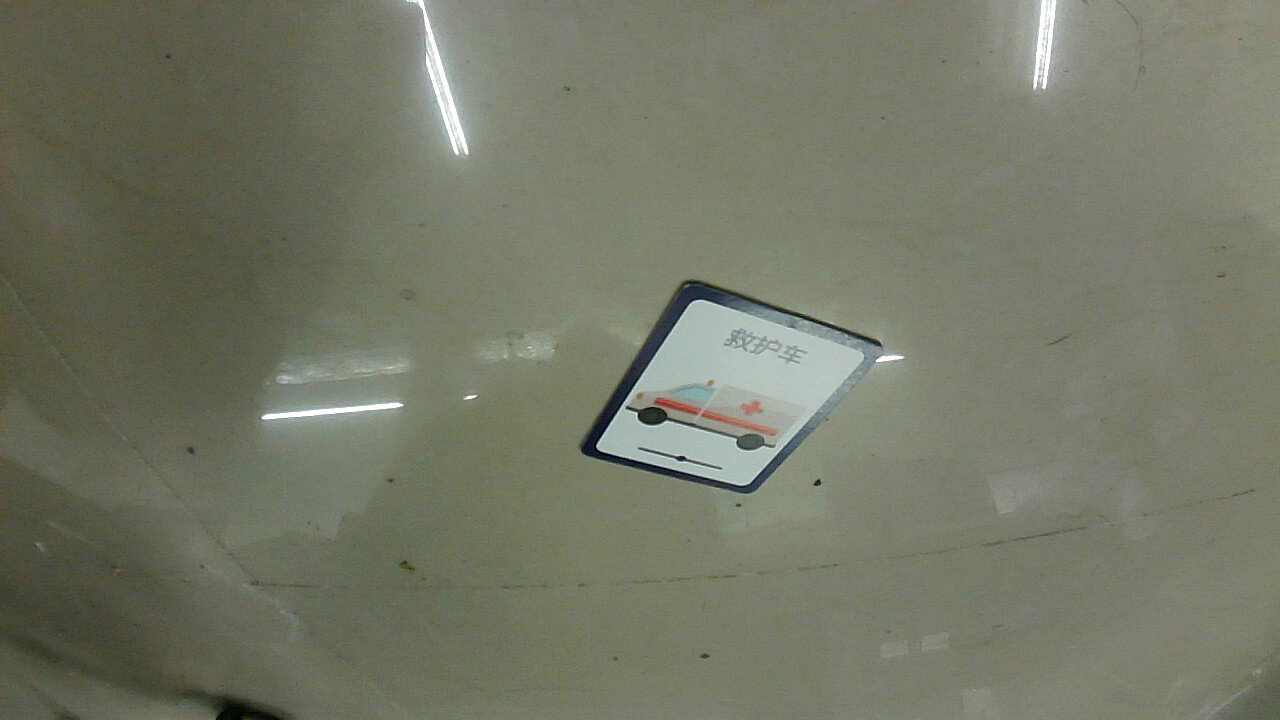
#> input picture document-scanner/images/2019-01-03-101003.jpg, 1280 x 720 px
$ python scan.py   (older library calls are emulated)
#> lines starting #> are read from the running program, lines starting #| are printed output that depends on the picture; after the words box and inside, x2 and y2 are one past the last pixel; in counts of white or black regions, pixels touching at a corner belong together
### document-scanner/pyimagesearch/transform.py
# import the necessary packages
import numpy as np
import cv2

def order_points(pts):
	# initialzie a list of coordinates that will be ordered
	# such that the first entry in the list is the top-left,
	# the second entry is the top-right, the third is the
	# bottom-right, and the fourth is the bottom-left
	rect = np.zeros((4, 2), dtype = "float32")

	# the top-left point will have the smallest sum, whereas
	# the bottom-right point will have the largest sum
	s = pts.sum(axis = 1)
	rect[0] = pts[np.argmin(s)]
	rect[2] = pts[np.argmax(s)]

	# now, compute the difference between the points, the
	# top-right point will have the smallest difference,
	# whereas the bottom-left will have the largest difference
	diff = np.diff(pts, axis = 1)
	rect[1] = pts[np.argmin(diff)]
	rect[3] = pts[np.argmax(diff)]

	# return the ordered coordinates
	return rect

def four_point_transform(image, pts):
	# obtain a consistent order of the points and unpack them
	# individually
	rect = order_points(pts)
	(tl, tr, br, bl) = rect

	# compute the width of the new image, which will be the
	# maximum distance between bottom-right and bottom-left
	# x-coordiates or the top-right and top-left x-coordinates
	widthA = np.sqrt(((br[0] - bl[0]) ** 2) + ((br[1] - bl[1]) ** 2))
	widthB = np.sqrt(((tr[0] - tl[0]) ** 2) + ((tr[1] - tl[1]) ** 2))
	maxWidth = max(int(widthA), int(widthB))

	# compute the height of the new image, which will be the
	# maximum distance between the top-right and bottom-right
	# y-coordinates or the top-left and bottom-left y-coordinates
	heightA = np.sqrt(((tr[0] - br[0]) ** 2) + ((tr[1] - br[1]) ** 2))
	heightB = np.sqrt(((tl[0] - bl[0]) ** 2) + ((tl[1] - bl[1]) ** 2))
	maxHeight = max(int(heightA), int(heightB))

	# now that we have the dimensions of the new image, construct
	# the set of destination points to obtain a "birds eye view",
	# (i.e. top-down view) of the image, again specifying points
	# in the top-left, top-right, bottom-right, and bottom-left
	# order
	dst = np.array([
		[0, 0],
		[maxWidth - 1, 0],
		[maxWidth - 1, maxHeight - 1],
		[0, maxHeight - 1]], dtype = "float32")

	# compute the perspective transform matrix and then apply it
	M = cv2.getPerspectiveTransform(rect, dst)
	warped = cv2.warpPerspective(image, M, (maxWidth, maxHeight))

	# return the warped image
	return warped

### document-scanner/scan.py
# USAGE
# python scan.py --image images/page.jpg

# import the necessary packages
from pyimagesearch.transform import four_point_transform
from skimage.filters import threshold_local
import numpy as np
import argparse
import cv2
import imutils

# construct the argument parser and parse the arguments
# ap = argparse.ArgumentParser()
# ap.add_argument("-i", "--image", required = True,
# 	help = "Path to the image to be scanned")
# args = vars(ap.parse_args())

args={'image':'images/2019-01-03-101003.jpg',}

# load the image and compute the ratio of the old height
# to the new height, clone it, and resize it
image = cv2.imread(args["image"])
#> image is the input picture: shape (720, 1280, 3); mean B, G, R 102.2, 119.3, 116
ratio = image.shape[0] / 500.0
#> ratio = 1.44
orig = image.copy()
image = imutils.resize(image, height = 500)
#> image: shape (500, 888, 3)

# convert the image to grayscale, blur it, and find edges
# in the image
gray = cv2.cvtColor(image, cv2.COLOR_BGR2GRAY)
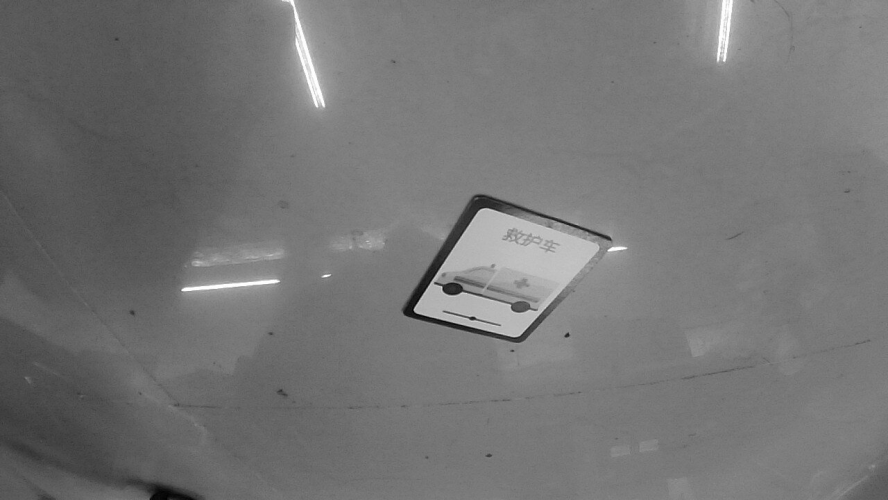
#> gray: shape (500, 888); min 1, max 255, mean 116.3
gray = cv2.GaussianBlur(gray, (5, 5), 0)


edged = cv2.Canny(gray, 75, 200)
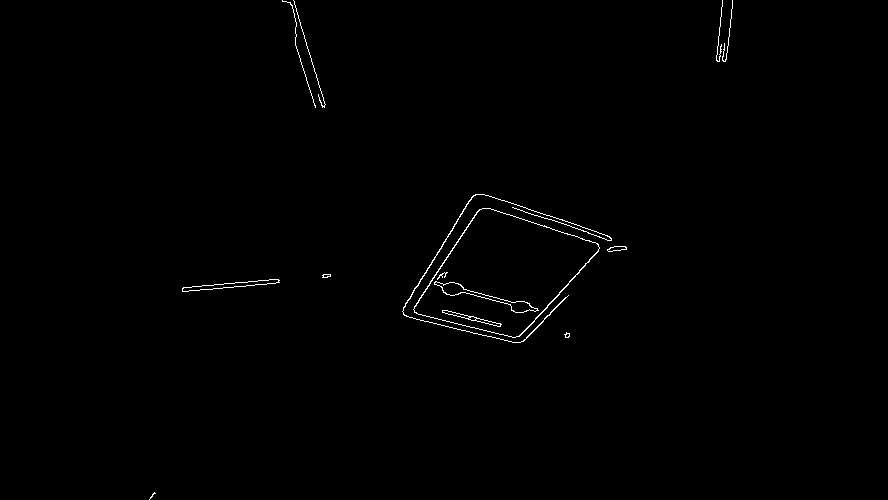
#> edged: shape (500, 888); 0.52% white in thin lines or dots, all inside (x1, y1, x2, y2) = (149, 0, 733, 500)
# kernel = np.ones((15,15),np.uint8)
# edged=cv2.dilate(edged,kernel)

# show the original image and the edge detected image
print("STEP 1: Edge Detection")
cv2.imshow("Image", image)
cv2.imshow("Edged", edged)
cv2.waitKey(0)
cv2.destroyAllWindows()

# find the contours in the edged image, keeping only the
# largest ones, and initialize the screen contour
cnts = cv2.findContours(edged.copy(), cv2.RETR_LIST, cv2.CHAIN_APPROX_SIMPLE)
#> cnts = 23 contours, 9 with area under 20; largest, box (x1, y1, x2, y2) and area: (413, 208, 600, 338) 14002, (413, 208, 600, 338) 13855, (434, 281, 539, 313) 593, (434, 281, 538, 313) 570, (182, 279, 280, 292) 368
cnts = cnts[0] if imutils.is_cv2() else cnts[1]
cnts = sorted(cnts, key = cv2.contourArea, reverse = True)[:10]
#> cnts = 10 contours; largest, box (x1, y1, x2, y2) and area: (413, 208, 600, 338) 14002, (413, 208, 600, 338) 13855, (434, 281, 539, 313) 593, (434, 281, 538, 313) 570, (182, 279, 280, 292) 368

# loop over the contours
for c in cnts:
	# approximate the contour
	peri = cv2.arcLength(c, True)
	approx = cv2.approxPolyDP(c, 0.02 * peri, True)

	# if our approximated contour has four points, then we
	# can assume that we have found our screen
	if len(approx) == 4:
		screenCnt = approx
		break
#> this loop made 1 pass
#> (peri, screenCnt) on pass 1: (508.4, [[482, 208], [413, 309], [519, 336], [599, 247]])

# show the contour (outline) of the piece of paper
print("STEP 2: Find contours of paper")
cv2.drawContours(image, [screenCnt], -1, (0, 255, 0), 2)
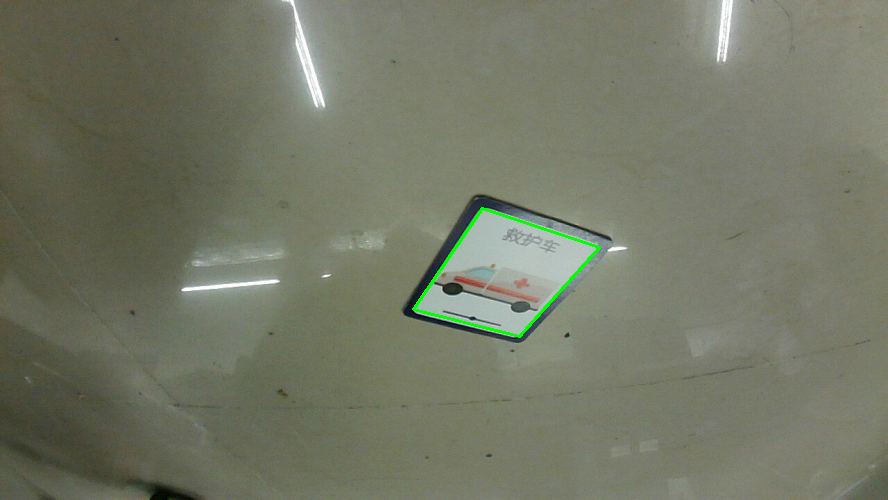
#> image: shape (500, 888, 3); mean B, G, R 101.6, 119.5, 115.5
cv2.imshow("Outline", image)
cv2.waitKey(0)
cv2.destroyAllWindows()

# apply the four point transform to obtain a top-down
# view of the original image
warped = four_point_transform(orig, screenCnt.reshape(4, 2) * ratio)
#> in order_points, `s = pts.sum(axis = 1)`: s = [993.6, 1039.7, 1231.2, 1218.2]
#> in order_points, `diff = np.diff(pts, axis = 1)`: diff = [-394.6, -149.8, -263.5, -506.9]
#> in four_point_transform, `rect = order_points(pts)`: rect = [[694.1, 299.5], [862.6, 355.7], [747.4, 483.8], [594.7, 445]]
#> in four_point_transform, `(tl, tr, br, bl) = rect`: tl = [694.1, 299.5]; tr = [862.6, 355.7]; br = [747.4, 483.8]; bl = [594.7, 445]
#> in four_point_transform, `widthA = np.sqrt(((br[0] - bl[0]) ** 2) + ((br[1] - bl[1]) ** 2))`: widthA = 157.5
#> in four_point_transform, `widthB = np.sqrt(((tr[0] - tl[0]) ** 2) + ((tr[1] - tl[1]) ** 2))`: widthB = 177.6
#> in four_point_transform, `maxWidth = max(int(widthA), int(widthB))`: maxWidth = 177
#> in four_point_transform, `heightA = np.sqrt(((tr[0] - br[0]) ** 2) + ((tr[1] - br[1]) ** 2))`: heightA = 172.3
#> in four_point_transform, `heightB = np.sqrt(((tl[0] - bl[0]) ** 2) + ((tl[1] - bl[1]) ** 2))`: heightB = 176.1
#> in four_point_transform, `maxHeight = max(int(heightA), int(heightB))`: maxHeight = 176
#> in four_point_transform, `dst = np.array([ [0, 0], [maxWidth - 1, 0], [maxWidth - 1, maxHeight -..`: dst = [[0, 0], [176, 0], [176, 175], [0, 175]]
#> in four_point_transform, `M = cv2.getPerspectiveTransform(rect, dst)`: M = [[0.564, 0.385, -506.8], [-0.201, 0.603, -41.12], [-7.73e-05, -0.000761, 1]]
#> in four_point_transform, `warped = cv2.warpPerspective(image, M, (maxWidth, maxHeight))`:
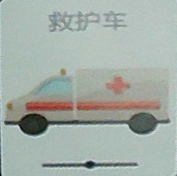
#> warped: shape (176, 177, 3); mean B, G, R 167.3, 173.8, 164.1

# convert the warped image to grayscale, then threshold it
# to give it that 'black and white' paper effect
# warped = cv2.cvtColor(warped, cv2.COLOR_BGR2GRAY)
# T = threshold_local(warped, 11, offset = 10, method = "gaussian")
# warped = (warped > T).astype("uint8") * 255

# show the original and scanned images
print("STEP 3: Apply perspective transform")
cv2.imshow("Original", imutils.resize(orig, height = 650))
cv2.imshow("Scanned", imutils.resize(warped, height = 650))
cv2.waitKey(0)
